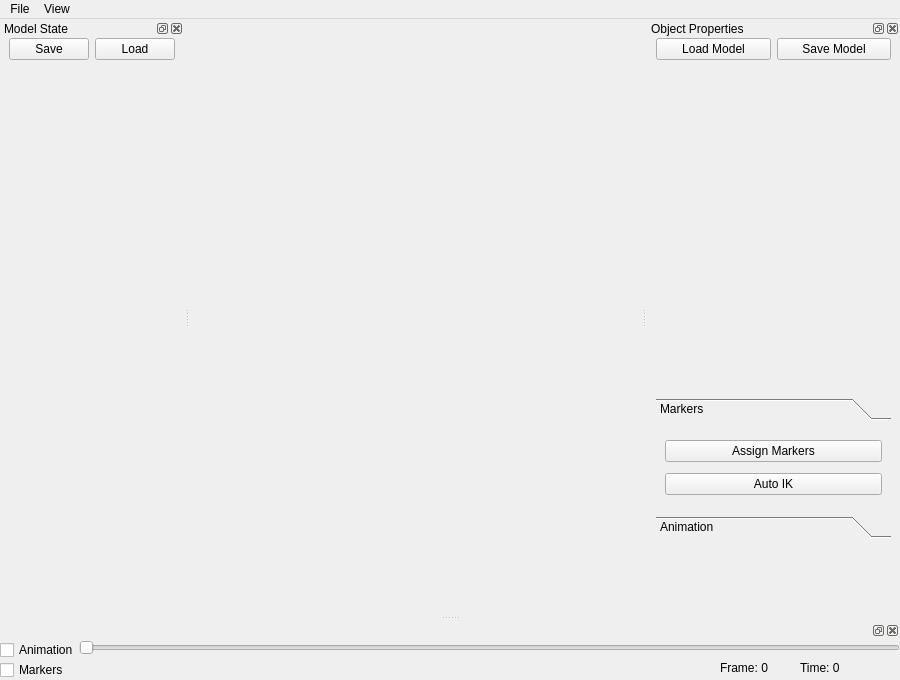
<?xml version="1.0" encoding="UTF-8"?>
<ui version="4.0">
 <class>MainWindow</class>
 <widget class="QMainWindow" name="MainWindow">
  <property name="geometry">
   <rect>
    <x>0</x>
    <y>0</y>
    <width>900</width>
    <height>680</height>
   </rect>
  </property>
  <property name="windowTitle">
   <string>QtGLBaseApp</string>
  </property>
  <property name="statusTip">
   <string/>
  </property>
  <widget class="QWidget" name="centralwidget">
   <layout class="QVBoxLayout" name="verticalLayout_2" stretch="0">
    <property name="margin">
     <number>0</number>
    </property>
    <item>
     <widget class="GLWidget" name="glWidget" native="true">
      <property name="enabled">
       <bool>true</bool>
      </property>
      <property name="minimumSize">
       <size>
        <width>300</width>
        <height>300</height>
       </size>
      </property>
      <property name="baseSize">
       <size>
        <width>0</width>
        <height>0</height>
       </size>
      </property>
     </widget>
    </item>
   </layout>
  </widget>
  <widget class="QMenuBar" name="menubar">
   <property name="geometry">
    <rect>
     <x>0</x>
     <y>0</y>
     <width>900</width>
     <height>25</height>
    </rect>
   </property>
   <widget class="QMenu" name="menuFile">
    <property name="title">
     <string>File</string>
    </property>
    <addaction name="actionQuit"/>
   </widget>
   <widget class="QMenu" name="menuControl_Panels">
    <property name="title">
     <string>View</string>
    </property>
    <addaction name="actionFrontView"/>
    <addaction name="actionSideView"/>
    <addaction name="actionTopView"/>
    <addaction name="actionToggleOrthographic"/>
    <addaction name="separator"/>
    <addaction name="actionToggleRenderSettings"/>
    <addaction name="actionToggleCameraControls"/>
   </widget>
   <addaction name="menuFile"/>
   <addaction name="menuControl_Panels"/>
  </widget>
  <widget class="QDockWidget" name="dockFrameProperties">
   <property name="sizePolicy">
    <sizepolicy hsizetype="Fixed" vsizetype="Fixed">
     <horstretch>0</horstretch>
     <verstretch>0</verstretch>
    </sizepolicy>
   </property>
   <property name="maximumSize">
    <size>
     <width>524287</width>
     <height>519</height>
    </size>
   </property>
   <property name="layoutDirection">
    <enum>Qt::LeftToRight</enum>
   </property>
   <property name="windowTitle">
    <string>Object Properties</string>
   </property>
   <attribute name="dockWidgetArea">
    <number>2</number>
   </attribute>
   <widget class="QWidget" name="dockWidgetContents_5">
    <property name="sizePolicy">
     <sizepolicy hsizetype="Preferred" vsizetype="Preferred">
      <horstretch>0</horstretch>
      <verstretch>0</verstretch>
     </sizepolicy>
    </property>
    <layout class="QVBoxLayout" name="verticalLayout_3" stretch="0,100,1">
     <property name="sizeConstraint">
      <enum>QLayout::SetMaximumSize</enum>
     </property>
     <property name="leftMargin">
      <number>9</number>
     </property>
     <property name="topMargin">
      <number>0</number>
     </property>
     <property name="rightMargin">
      <number>9</number>
     </property>
     <property name="bottomMargin">
      <number>0</number>
     </property>
     <item>
      <layout class="QGridLayout" name="gridLayout">
       <item row="0" column="0">
        <widget class="QPushButton" name="loadModelButton">
         <property name="text">
          <string>Load Model</string>
         </property>
        </widget>
       </item>
       <item row="0" column="1">
        <widget class="QPushButton" name="saveModelButton">
         <property name="text">
          <string>Save Model</string>
         </property>
        </widget>
       </item>
      </layout>
     </item>
     <item>
      <widget class="QtTreePropertyBrowser" name="propertiesBrowser" native="true">
       <property name="enabled">
        <bool>true</bool>
       </property>
       <property name="sizePolicy">
        <sizepolicy hsizetype="Minimum" vsizetype="Ignored">
         <horstretch>0</horstretch>
         <verstretch>0</verstretch>
        </sizepolicy>
       </property>
       <property name="minimumSize">
        <size>
         <width>235</width>
         <height>300</height>
        </size>
       </property>
       <property name="maximumSize">
        <size>
         <width>16777215</width>
         <height>16777215</height>
        </size>
       </property>
       <property name="autoFillBackground">
        <bool>false</bool>
       </property>
      </widget>
     </item>
     <item>
      <widget class="QToolBox" name="toolBox">
       <property name="sizePolicy">
        <sizepolicy hsizetype="Preferred" vsizetype="Preferred">
         <horstretch>0</horstretch>
         <verstretch>100</verstretch>
        </sizepolicy>
       </property>
       <property name="minimumSize">
        <size>
         <width>0</width>
         <height>140</height>
        </size>
       </property>
       <property name="autoFillBackground">
        <bool>true</bool>
       </property>
       <property name="currentIndex">
        <number>0</number>
       </property>
       <widget class="QWidget" name="page_3">
        <property name="geometry">
         <rect>
          <x>0</x>
          <y>0</y>
          <width>235</width>
          <height>78</height>
         </rect>
        </property>
        <attribute name="label">
         <string>Markers</string>
        </attribute>
        <layout class="QGridLayout" name="gridLayout_4">
         <item row="0" column="1">
          <widget class="QPushButton" name="assignMarkersButton">
           <property name="text">
            <string>Assign Markers</string>
           </property>
          </widget>
         </item>
         <item row="1" column="1">
          <widget class="QPushButton" name="autoIKButton">
           <property name="text">
            <string>Auto IK</string>
           </property>
           <property name="checkable">
            <bool>true</bool>
           </property>
           <property name="checked">
            <bool>false</bool>
           </property>
          </widget>
         </item>
        </layout>
       </widget>
       <widget class="QWidget" name="page_4">
        <property name="geometry">
         <rect>
          <x>0</x>
          <y>0</y>
          <width>235</width>
          <height>78</height>
         </rect>
        </property>
        <attribute name="label">
         <string>Animation</string>
        </attribute>
        <layout class="QGridLayout" name="gridLayout_3">
         <item row="2" column="0">
          <widget class="QPushButton" name="loadAnimationButton">
           <property name="text">
            <string>Load</string>
           </property>
          </widget>
         </item>
         <item row="1" column="0" colspan="2">
          <widget class="QPushButton" name="fitAnimationButton">
           <property name="text">
            <string>Fit Animation</string>
           </property>
          </widget>
         </item>
         <item row="2" column="1">
          <widget class="QPushButton" name="saveAnimationButton">
           <property name="text">
            <string>Save</string>
           </property>
          </widget>
         </item>
        </layout>
       </widget>
      </widget>
     </item>
    </layout>
   </widget>
  </widget>
  <widget class="QDockWidget" name="dockWidgetSlider">
   <attribute name="dockWidgetArea">
    <number>8</number>
   </attribute>
   <widget class="QWidget" name="dockWidgetContents_2">
    <layout class="QVBoxLayout" name="verticalLayout_7">
     <property name="spacing">
      <number>0</number>
     </property>
     <property name="margin">
      <number>0</number>
     </property>
     <item>
      <layout class="QHBoxLayout" name="horizontalLayout_2">
       <property name="spacing">
        <number>0</number>
       </property>
       <property name="sizeConstraint">
        <enum>QLayout::SetNoConstraint</enum>
       </property>
       <item>
        <layout class="QVBoxLayout" name="verticalLayout">
         <property name="spacing">
          <number>0</number>
         </property>
         <item>
          <widget class="QCheckBox" name="slideAnimationCheckBox">
           <property name="text">
            <string>Animation</string>
           </property>
           <property name="checked">
            <bool>false</bool>
           </property>
          </widget>
         </item>
         <item>
          <widget class="QCheckBox" name="slideMarkersCheckBox">
           <property name="text">
            <string>Markers</string>
           </property>
           <property name="checked">
            <bool>false</bool>
           </property>
          </widget>
         </item>
        </layout>
       </item>
       <item>
        <layout class="QGridLayout" name="gridLayout_2">
         <item row="0" column="0">
          <widget class="QSlider" name="captureFrameSlider">
           <property name="orientation">
            <enum>Qt::Horizontal</enum>
           </property>
          </widget>
         </item>
         <item row="1" column="0">
          <layout class="QHBoxLayout" name="horizontalLayout_4">
           <item>
            <spacer name="horizontalSpacer">
             <property name="orientation">
              <enum>Qt::Horizontal</enum>
             </property>
             <property name="sizeHint" stdset="0">
              <size>
               <width>40</width>
               <height>20</height>
              </size>
             </property>
            </spacer>
           </item>
           <item>
            <widget class="QLabel" name="frameLabel">
             <property name="minimumSize">
              <size>
               <width>80</width>
               <height>0</height>
              </size>
             </property>
             <property name="text">
              <string>Frame: 0</string>
             </property>
            </widget>
           </item>
           <item>
            <widget class="QLabel" name="timeLabel">
             <property name="minimumSize">
              <size>
               <width>100</width>
               <height>0</height>
              </size>
             </property>
             <property name="text">
              <string>Time: 0</string>
             </property>
            </widget>
           </item>
          </layout>
         </item>
        </layout>
       </item>
      </layout>
     </item>
    </layout>
   </widget>
  </widget>
  <widget class="QDockWidget" name="dockModelStateEditor">
   <property name="minimumSize">
    <size>
     <width>130</width>
     <height>70</height>
    </size>
   </property>
   <property name="windowTitle">
    <string>Model State</string>
   </property>
   <attribute name="dockWidgetArea">
    <number>1</number>
   </attribute>
   <widget class="QWidget" name="dockWidgetContents_3">
    <layout class="QVBoxLayout" name="verticalLayout_8">
     <property name="leftMargin">
      <number>9</number>
     </property>
     <property name="topMargin">
      <number>0</number>
     </property>
     <property name="rightMargin">
      <number>9</number>
     </property>
     <property name="bottomMargin">
      <number>0</number>
     </property>
     <item>
      <layout class="QHBoxLayout" name="horizontalLayout">
       <property name="spacing">
        <number>6</number>
       </property>
       <property name="sizeConstraint">
        <enum>QLayout::SetMinimumSize</enum>
       </property>
       <item>
        <widget class="QPushButton" name="loadModelStateButton">
         <property name="text">
          <string>Save</string>
         </property>
        </widget>
       </item>
       <item>
        <widget class="QPushButton" name="saveModelStateButton">
         <property name="text">
          <string>Load</string>
         </property>
        </widget>
       </item>
      </layout>
     </item>
     <item>
      <widget class="QtTreePropertyBrowser" name="modelStateEditor" native="true"/>
     </item>
    </layout>
   </widget>
  </widget>
  <action name="actionQuit">
   <property name="text">
    <string>Quit</string>
   </property>
   <property name="shortcut">
    <string>Q</string>
   </property>
  </action>
  <action name="actionToggleRenderSettings">
   <property name="checkable">
    <bool>true</bool>
   </property>
   <property name="checked">
    <bool>false</bool>
   </property>
   <property name="enabled">
    <bool>true</bool>
   </property>
   <property name="text">
    <string>Render Settings</string>
   </property>
   <property name="shortcut">
    <string>V</string>
   </property>
  </action>
  <action name="actionTogglePlayerControls">
   <property name="checkable">
    <bool>true</bool>
   </property>
   <property name="text">
    <string>Player Controls</string>
   </property>
   <property name="shortcut">
    <string>P</string>
   </property>
  </action>
  <action name="actionReloadFiles">
   <property name="text">
    <string>Reload Files</string>
   </property>
   <property name="shortcut">
    <string>F5</string>
   </property>
  </action>
  <action name="actionFrontView">
   <property name="text">
    <string>Front View</string>
   </property>
   <property name="shortcut">
    <string>1</string>
   </property>
  </action>
  <action name="actionSideView">
   <property name="text">
    <string>Side View</string>
   </property>
   <property name="shortcut">
    <string>2</string>
   </property>
  </action>
  <action name="actionTopView">
   <property name="text">
    <string>Top View</string>
   </property>
   <property name="shortcut">
    <string>3</string>
   </property>
  </action>
  <action name="actionOrthographic">
   <property name="text">
    <string>Orthographic</string>
   </property>
  </action>
  <action name="actionPerspective">
   <property name="text">
    <string>Perspective</string>
   </property>
  </action>
  <action name="actionToggleOrthographic">
   <property name="checkable">
    <bool>true</bool>
   </property>
   <property name="checked">
    <bool>false</bool>
   </property>
   <property name="text">
    <string>Orthographic</string>
   </property>
   <property name="shortcut">
    <string>5</string>
   </property>
  </action>
  <action name="actionToggleCameraControls">
   <property name="checkable">
    <bool>true</bool>
   </property>
   <property name="text">
    <string>Camera Controls</string>
   </property>
   <property name="shortcut">
    <string>C</string>
   </property>
  </action>
  <zorder>dockFrameProperties</zorder>
  <zorder>dockWidgetSlider</zorder>
  <zorder>dockModelStateEditor</zorder>
 </widget>
 <customwidgets>
  <customwidget>
   <class>GLWidget</class>
   <extends>QWidget</extends>
   <header location="global">GLWidget.h</header>
   <container>1</container>
  </customwidget>
  <customwidget>
   <class>QtTreePropertyBrowser</class>
   <extends>QWidget</extends>
   <header location="global">QtTreePropertyBrowser</header>
   <container>1</container>
  </customwidget>
 </customwidgets>
 <resources/>
 <connections/>
</ui>
